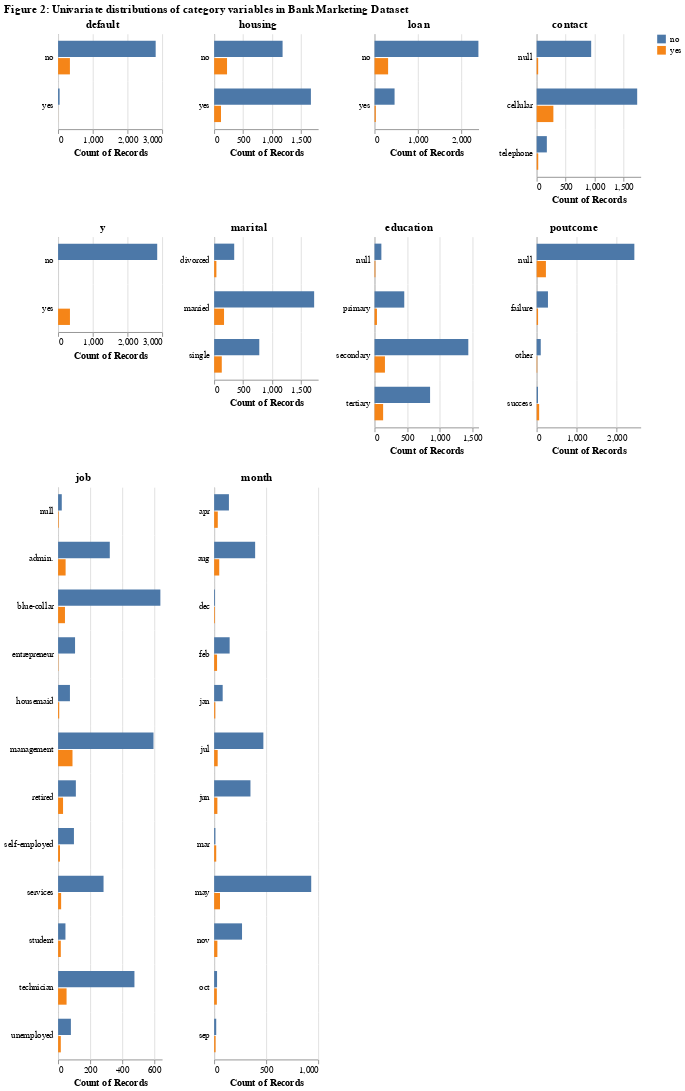

The code cell stored with this chart in its notebook:
### Code cell
# univariate distrbutions (counts) for the categorical variables

categorical_plots = aly.dist(
    train_df, dtype='object', color='y')

categorical_plots.properties(
    title="Figure 2: Univariate distributions of category variables in Bank Marketing Dataset"
)
